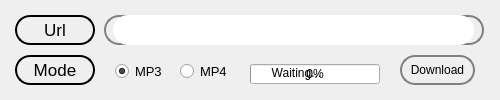
<?xml version="1.0" encoding="UTF-8"?>
<ui version="4.0">
 <class>MainWindow</class>
 <widget class="QMainWindow" name="MainWindow">
  <property name="geometry">
   <rect>
    <x>0</x>
    <y>0</y>
    <width>500</width>
    <height>100</height>
   </rect>
  </property>
  <property name="windowTitle">
   <string>MainWindow</string>
  </property>
  <widget class="QWidget" name="centralwidget">
   <widget class="QFrame" name="insert_url_frame">
    <property name="geometry">
     <rect>
      <x>104</x>
      <y>15</y>
      <width>380</width>
      <height>30</height>
     </rect>
    </property>
    <property name="styleSheet">
     <string notr="true">background: &quot;black&quot;;
border: 2px solid grey;
border-radius: 15px;</string>
    </property>
    <property name="frameShape">
     <enum>QFrame::StyledPanel</enum>
    </property>
    <property name="frameShadow">
     <enum>QFrame::Raised</enum>
    </property>
    <widget class="QLineEdit" name="insert_url_text">
     <property name="geometry">
      <rect>
       <x>9</x>
       <y>0</y>
       <width>361</width>
       <height>30</height>
      </rect>
     </property>
     <property name="styleSheet">
      <string notr="true">background: &quot;transparent&quot;;
color: &quot;white&quot;;
border: 0px;
font: 11pt Arial;</string>
     </property>
     <property name="text">
      <string/>
     </property>
    </widget>
   </widget>
   <widget class="QFrame" name="url_title">
    <property name="geometry">
     <rect>
      <x>15</x>
      <y>15</y>
      <width>80</width>
      <height>30</height>
     </rect>
    </property>
    <property name="styleSheet">
     <string notr="true">background: &quot;transparent&quot;;
border: 2px solid black;
border-radius: 15px;</string>
    </property>
    <property name="frameShape">
     <enum>QFrame::StyledPanel</enum>
    </property>
    <property name="frameShadow">
     <enum>QFrame::Raised</enum>
    </property>
    <widget class="QLabel" name="url_title_text">
     <property name="geometry">
      <rect>
       <x>0</x>
       <y>0</y>
       <width>80</width>
       <height>30</height>
      </rect>
     </property>
     <property name="styleSheet">
      <string notr="true">background: &quot;transparent&quot;;
color: &quot;black&quot;;
border: 0px;
font: 13pt Arial;</string>
     </property>
     <property name="text">
      <string>Url</string>
     </property>
     <property name="alignment">
      <set>Qt::AlignCenter</set>
     </property>
    </widget>
   </widget>
   <widget class="QFrame" name="mode_title">
    <property name="geometry">
     <rect>
      <x>15</x>
      <y>55</y>
      <width>80</width>
      <height>30</height>
     </rect>
    </property>
    <property name="styleSheet">
     <string notr="true">background: &quot;transparent&quot;;
border: 2px solid black;
border-radius: 15px;</string>
    </property>
    <property name="frameShape">
     <enum>QFrame::StyledPanel</enum>
    </property>
    <property name="frameShadow">
     <enum>QFrame::Raised</enum>
    </property>
    <widget class="QLabel" name="mode_title_text">
     <property name="geometry">
      <rect>
       <x>0</x>
       <y>0</y>
       <width>80</width>
       <height>30</height>
      </rect>
     </property>
     <property name="styleSheet">
      <string notr="true">background: &quot;transparent&quot;;
color: &quot;black&quot;;
border: 0px;
font: 13pt Arial;</string>
     </property>
     <property name="text">
      <string>Mode</string>
     </property>
     <property name="alignment">
      <set>Qt::AlignCenter</set>
     </property>
    </widget>
   </widget>
   <widget class="QRadioButton" name="mp3_select">
    <property name="geometry">
     <rect>
      <x>115</x>
      <y>63</y>
      <width>60</width>
      <height>17</height>
     </rect>
    </property>
    <property name="styleSheet">
     <string notr="true">font: 10pt;</string>
    </property>
    <property name="text">
     <string>MP3</string>
    </property>
    <property name="checked">
     <bool>true</bool>
    </property>
   </widget>
   <widget class="QRadioButton" name="mp4_select">
    <property name="geometry">
     <rect>
      <x>180</x>
      <y>63</y>
      <width>60</width>
      <height>17</height>
     </rect>
    </property>
    <property name="styleSheet">
     <string notr="true">font: 10pt;</string>
    </property>
    <property name="text">
     <string>MP4</string>
    </property>
   </widget>
   <widget class="QPushButton" name="download_button">
    <property name="geometry">
     <rect>
      <x>400</x>
      <y>55</y>
      <width>75</width>
      <height>30</height>
     </rect>
    </property>
    <property name="styleSheet">
     <string notr="true">QPushButton{
background: &quot;black&quot;;
border: 2px solid grey;
border-radius: 15px;
color: &quot;white&quot;;
}
QPushButton:pressed{
background: &quot;grey&quot;;
border: 2px solid black;
border-radius: 15px;
color: &quot;black&quot;;
}</string>
    </property>
    <property name="text">
     <string>Download</string>
    </property>
   </widget>
   <widget class="QProgressBar" name="progress_bar">
    <property name="geometry">
     <rect>
      <x>250</x>
      <y>64</y>
      <width>130</width>
      <height>20</height>
     </rect>
    </property>
    <property name="value">
     <number>0</number>
    </property>
   </widget>
   <widget class="QLabel" name="label">
    <property name="geometry">
     <rect>
      <x>251</x>
      <y>63</y>
      <width>91</width>
      <height>20</height>
     </rect>
    </property>
    <property name="text">
     <string>Waiting...</string>
    </property>
    <property name="alignment">
     <set>Qt::AlignCenter</set>
    </property>
   </widget>
  </widget>
 </widget>
 <resources/>
 <connections/>
</ui>
